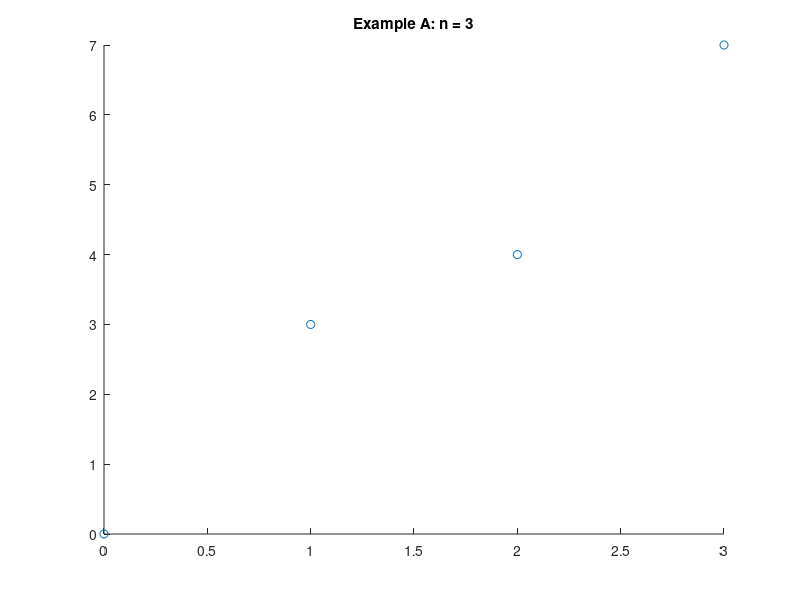

This chart was generated by the following MATLAB code: (Note: this script raises an error after producing the figure.)
%Andrew Sivaprakasam
%BME 695 | Numerical Methods
%Coding Assignment 2 Problem 1

%Verification of spline functions

x1 = [0,1:3];
y1 = [0,3,4,7];
x2 = [2,3,5,6,9];
y2 = [4,6,7,5,-2];

figure;
title('Example A: n = 3');
hold on;
x_out = 1:0.01:3;
scatter(x1,y1);

[x_out,y_out] = spline_2(x1,y1,x_out,'natural');
plot(x_out,y_out,'linewidth',1.5);

[x_out,y_out] = spline_2(x1,y1,x_out,'complete');
plot(x_out,y_out,'linewidth',1.5);

[x_out,y_out] = spline_2(x1,y1,x_out,'parabolic');
plot(x_out,y_out,'linewidth',1.5);

[x_out,y_out] = spline_2(x1,y1,x_out,'nak');
plot(x_out,y_out,'linewidth',1.5);

legend('points','natural','complete','parabolic','nak','location','northwest');

hold off;
grid on
xlim([1,3]);

figure;
title('Example B: n = 5');
hold on;
x_out = 2:0.01:9;
scatter(x2,y2);

[x_out,y_out] = spline_2(x2,y2,x_out,'natural');
plot(x_out,y_out,'linewidth',1.5);

[x_out,y_out] = spline_2(x2,y2,x_out,'parabolic');
plot(x_out,y_out,'linewidth',1.5);

[x_out,y_out] = spline_2(x2,y2,x_out,'nak');
plot(x_out,y_out,'linewidth',1.5);

legend('points','natural','parabolic','nak');

hold off;
grid on

%% Runge Function

clear all
%generate sampled function
x = -1:0.2:1;
y = 1./(1+4*x.^2);
x_cont = -1:0.01:1;
y_cont = 1./(1+4*x_cont.^2);
x_out = x_cont;

figure;
hold on;
scatter(x,y);
plot(x_cont,y_cont,'k','linewidth',2.5);

[x_out,y_out] = spline_2(x,y,x_out,'natural')
plot(x_out,y_out,'linewidth',1.5);

[x_out,y_out] = spline_2(x,y,x_out,'complete')
plot(x_out,y_out,'linewidth',1.5);

[x_out,y_out] = spline_2(x,y,x_out,'parabolic')
plot(x_out,y_out,'linewidth',1.5);

[x_out,y_out] = spline_2(x,y,x_out,'nak')
plot(x_out,y_out,'linewidth',1.5);

P = polyfit(x,y,14);
y_out = polyval(P,x_out);
plot(x_out,y_out,'linewidth',1.5);

hold off

legend('sampled','continuous','natural','complete','parabolic','nak','polynomial_{14}');

title('Runge Function Comparisons of End Conditions');
grid on